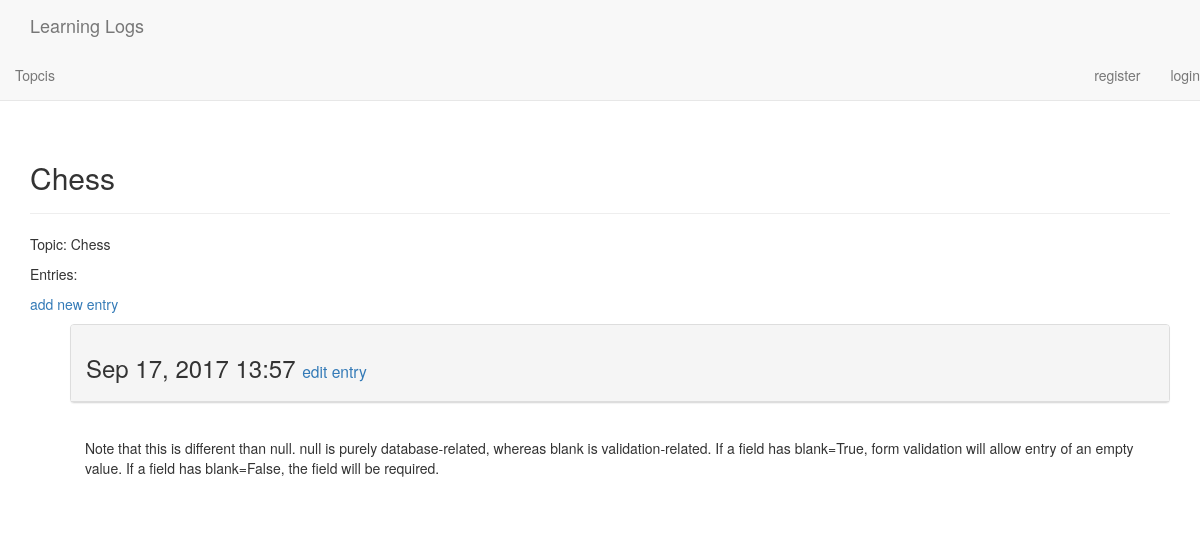
The page /topics/1/ (signed in) on the database its author committed.
### learning_logs/models.py (models this page shows, shortened)
class Topic(models.Model):
    text = models.CharField(max_length=200)
    date_added = models.DateTimeField(auto_now_add=True)
    owner = models.ForeignKey(User)
    def __str__(self):
        return self.text

class Entry(models.Model):
    topic = models.ForeignKey(Topic)
    text = models.TextField()
    date_added = models.DateTimeField(auto_now_add=True)
    class Meta:
        verbose_name_plural = 'entries'

### learning_logs/views.py (the view)
# urls.py: url(r'^topics/(?P<topic_id>\d+)/$', views.topic, name='topic'),
@login_required
def topic(request, topic_id):
    topic = Topic.objects.get(id=topic_id)
    if topic.owner != request.user:
        raise Http404
    entries = topic.entry_set.order_by('-date_added')
    context = {'topic':topic, 'entries':entries}
    return render(request, 'learning_logs/topic.html',context)

### learning_logs/templates/learning_logs/topic.html (shortened to what this page needs)
<!DOCTYPE html>
<html lang="en">
<head>
</head>
<body>
{% extends 'learning_logs/base.html' %}
{% block header %}
    <h2>{{ topic }}</h2>
{% endblock header %}
{% block content %}
<p>Topic: {{ topic }}</p>
<p>Entries:</p>
<p>
    <a href="{% url 'learning_logs:new_entry' topic.id %}">add new entry</a>
</p>
<ul>
    {% for entry in entries %}
    <div class="panel panel-default">
        <div class="panel-heading">
            <h3>
                {{ entry.date_added|date:'M d, Y H:i'}}
                <small>
                    <a href="{% url 'learning_logs:edit_entry' entry.id %}">
                        edit entry</a>
                </small>
            </h3>
        </div>
    </div>
    <div class="panel-body">
        {{ entry.text|linebreaks }}
    </div>
    {% empty %}
        There are no entries for this topic yet.
    {% endfor %}
</ul>
{% endblock content %}

### rows shown on the page
Topic: text "Chess"
Entry: date_added "Sep 17, 2017 13:57", text "Note that this is different than null. null is purely database-related, whereas blank is validation-related. If a field has blank=True, form validation will allow entry of an empty value. If a field has blank=False, the field will be required."
